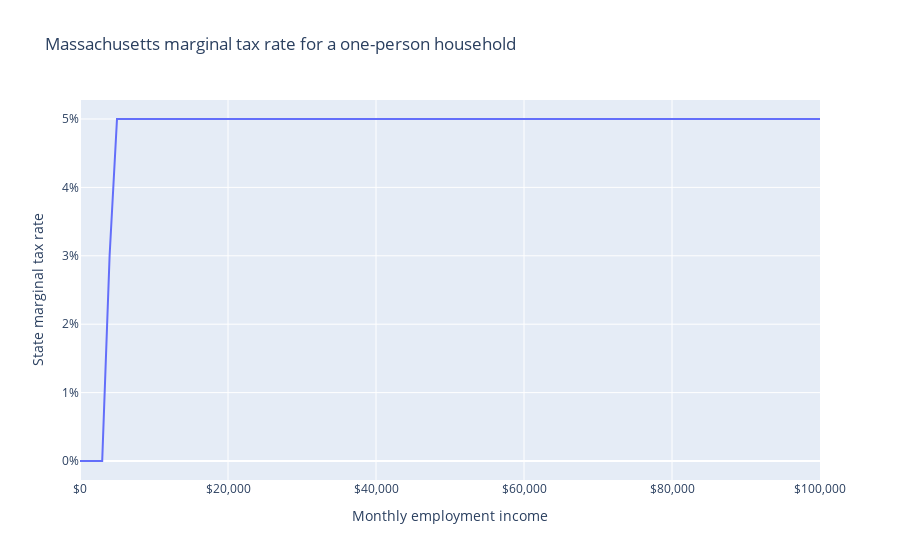

Notebook code cell kept with this figure:
### Markdown cell above
Their marginal tax rate goes from zero to five percent, depending on if their income exceeds their personal exemption.

### Code cell
fig = px.line(
    df,
    "employment_income",
    "mtr",
    labels=LABELS,
    title="Massachusetts marginal tax rate for a one-person household",
)
fig.update_layout(
    xaxis_tickformat="$,", yaxis_tickformat=".0%"#, yaxis_range=[0, 1]
)
fig.show()

### Figure 1 — Plotly figure (JSON) as saved in the notebook; plotly's stock layout.template omitted (floating-point values rounded to 4 significant figures)
{"data": [{"hovertemplate": "Monthly employment income=%{x}<br>State marginal tax rate=%{y}<extra></extra>", "legendgroup": "", "line": {"color": "#636efa", "dash": "solid"}, "marker": {"symbol": "circle"}, "mode": "lines", "name": "", "orientation": "v", "showlegend": false, "type": "scatter", "x": [0, 1000, 2000, 3000, 4000, 5000, 6000, 7000, 8000, 9000, 10000, 11000, 12000, 13000, 14000, 15000, 16000, 17000, 18000, 19000, 20000, 21000, 22000, 23000, 24000, 25000, 26000, 27000, 28000, 29000, 30000, 31000, 32000, 33000, 34000, 35000, 36000, 37000, 38000, 39000, 40000, 41000, 42000, 43000, 44000, 45000, 46000, 47000, 48000, 49000, 50000, 51000, 52000, 53000, 54000, 55000, 56000, 57000, 58000, 59000, 60000, 61000, 62000, 63000, 64000, 65000, 66000, 67000, 68000, 69000, 70000, 71000, 72000, 73000, 74000, 75000, 76000, 77000, 78000, 79000, 80000, 81000, 82000, 83000, 84000, 85000, 86000, 87000, 88000, 89000, 90000, 91000, 92000, 93000, 94000, 95000, 96000, 97000, 98000, 99000, 100000], "xaxis": "x", "y": [0, 0, 0, 0, 0.03, 0.05, 0.05, 0.05, 0.05, 0.05, 0.05, 0.05, 0.05, 0.05, 0.05, 0.05, 0.05, 0.05, 0.05, 0.05, 0.05, 0.05, 0.05, 0.05, 0.05, 0.05, 0.05, 0.05, 0.05, 0.05, 0.05, 0.05, 0.05, 0.05, 0.05, 0.05, 0.05, 0.05, 0.05, 0.05, 0.05, 0.05, 0.05, 0.05, 0.05, 0.05, 0.05, 0.05, 0.05, 0.05, 0.05, 0.05, 0.05, 0.05, 0.05, 0.05, 0.05, 0.05, 0.05, 0.05, 0.05, 0.05, 0.05, 0.05, 0.05, 0.05, 0.05, 0.05, 0.05, 0.05, 0.05, 0.05, 0.05, 0.05, 0.05, 0.05, 0.05, 0.05, 0.05, 0.05, 0.05, 0.05, 0.05, 0.05, 0.05, 0.05, 0.05, 0.05, 0.05, 0.05, 0.05, 0.05, 0.05, 0.05, 0.05, 0.05, 0.05, 0.05, 0.05, 0.05, 0.05], "yaxis": "y"}], "layout": {"legend": {"tracegroupgap": 0}, "title": {"text": "Massachusetts marginal tax rate for a one-person household"}, "xaxis": {"anchor": "y", "domain": [0, 1], "tickformat": "$,", "title": {"text": "Monthly employment income"}}, "yaxis": {"anchor": "x", "domain": [0, 1], "tickformat": ".0%", "title": {"text": "State marginal tax rate"}}}}
